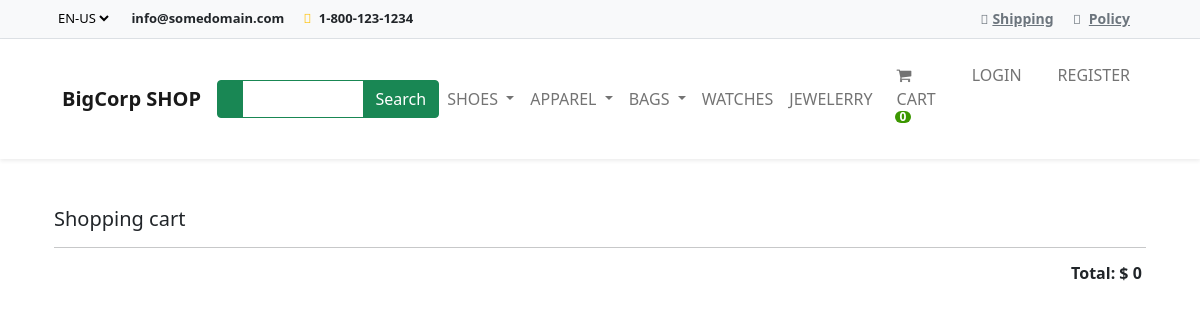
Page /cart/ on the committed database.
### shop/models.py (models this page shows, shortened)
class Category(models.Model):
    name = models.CharField(max_length=200, verbose_name='Категория')
    parent = models.ForeignKey(
        'self', on_delete=models.CASCADE, blank=True, related_name='children', null=True
    )
    slug = models.SlugField(max_length=200, unique=True, null=False, editable=True, verbose_name='Ссылка')
    created_at = models.DateTimeField(auto_now_add=True, verbose_name='Дата создания')
    class Meta:
        verbose_name = 'Категория'
        verbose_name_plural = 'Категории'
        unique_together = ('slug', 'parent')
    def get_absolute_url(self):
        return reverse('shop:category_list', args=(self.slug,))

### cart/views.py (the view)
# urls.py: path('', cart_view, name='cart_view'),
def cart_view(request):
    cart = Cart(request)
    context = {
        'cart': cart
    }
    return render(request, 'cart/cart_view.html', context=context)

### cart/cart.py (called while the page is built)
    def __len__(self):
        return sum(item['quantity'] for item in self.cart.values())

    def get_total_price(self):
        return sum(Decimal(item['price']) * item['quantity'] for item in self.cart.values())

### cart/context_processors.py (called while the page is built)
def cart(request):
    return {'cart': Cart(request)}

### shop/context_processors.py (called while the page is built)
def categories(request):
    categories = Category.objects.filter(parent=None)
    return {'categories': categories}

### cart/templates/cart/cart_view.html (shortened to what this page needs)
{% include "base.html" %} {% load static %} {% load mathfilters %} {% block content %}
<main class="pt-5">
    <div class="container">
        <h1 class="h5">Shopping cart</h1>
        <hr/>
        <div class="col-12 text-end">
            <div class="h6 fw-bold">
                Total: $ {{cart.get_total_price}}
            </div>
        </div>
    </div>
    <br/>
    <br/>
</main>
{% endblock %}

### shop/templates/base.html (shortened to what this page needs)
{% load static %}
<!DOCTYPE html>
<html>
  <head >
    <link
      rel="stylesheet"
      href="https://bootswatch.com/5/flatly/bootstrap.min.css"
    />
    <link
      rel="stylesheet"
      href="https://cdnjs.cloudflare.com/ajax/libs/font-awesome/4.7.0/css/font-awesome.min.css"
    />
    <link
      href="https://cdn.jsdelivr.net/npm/bootstrap@5.1.3/dist/css/bootstrap.min.css"
      rel="stylesheet"
    />
  </head>
  <body>
    <div class="superNav border-bottom py-2 bg-light">
      <div class="container">
        <div class="row">
          <div class="col-lg-6 col-md-6 col-sm-12 col-xs-12 centerOnMobile">
            <select class="me-3 border-0 bg-light">
              <option value="en-us">EN-US</option>
            </select>
            <span
              class="d-none d-lg-inline-block d-md-inline-block d-sm-inline-block d-xs-none me-3"
              ><strong>info@somedomain.com</strong></span
            >
            <span class="me-3"
              ><i class="fa-solid fa-phone me-1 text-warning"></i>
              <strong>1-800-123-1234</strong></span
            >
          </div>
          <div
            class="col-lg-6 col-md-6 col-sm-12 col-xs-12 d-none d-lg-block d-md-block-d-sm-block d-xs-none text-end"
          >
            <span class="me-3"
              ><i class="fa-solid fa-truck text-muted me-1"></i
              ><a class="text-muted" href="#">Shipping</a></span
            >
            <span class="me-3"
              ><i class="fa-solid fa-file text-muted me-2"></i
              ><a class="text-muted" href="#">Policy</a></span
            >
          </div>
        </div>
      </div>
    </div>
    <nav
      class="navbar navbar-expand-lg bg-white sticky-top navbar-light p-3 shadow-sm "
    >
      <div class="container">
        <a class="navbar-brand" href="{% url 'shop:products' %}"
          >
          <strong>BigCorp SHOP</strong></a
        >
        <div class="collapse navbar-collapse" id="navbarNavDropdown">
          <div class="ms-auto d-none d-lg-block">
            <div class="input-group">
              <span
                class="border-success input-group-text bg-success text-white"
                ></span>
              <input
                type="text"
                class="form-control border-success"
                style="color: #7a7a7a"
              />
              <button class="btn btn-success text-white">Search</button>
            </div>
          </div>
          <ul class="navbar-nav ms-auto">
            {% for i in categories %}
            {% if not i.children.all %}
              <li class="nav-item">
                <a class="nav-link" href="{{i.get_absolute_url}}">{{i.name|upper }}</a>
              </li>
            {% else %}
              <li class="nav-item dropdown">
                <a
                  class="nav-link dropdown-toggle"
                  href="{{i.get_absolute_url}}"
                  id="navbarDropdownMenuLink"
                  data-toggle="dropdown"
                  aria-haspopup="true"
                  aria-expanded="false"
                >
                {{i.name|upper}}
              </a>
            </li>
            {% endif %} {% endfor %}
          </ul>
          <ul class="navbar-nav ms-auto">
            <li class="nav-item">
              <a class="nav-link mx-2 text-uppercase" href="{% url 'cart:cart_view' %}"
                > <i class="fa fa-shopping-cart" aria-hidden="true"> </i> Cart
                <span id="lblCartCount" class="badge badge-warning ">
                  {% with cart_quantity=cart|length %}
                    {% if cart_quantity > 0 %}
                      {{ cart_quantity }}
                    {% else %}
                      0
                    {% endif %}
                  {% endwith %}
                </span>
              </a
              >
            </li>
            {% if user.is_authenticated %}
            <li class="nav-item">
              <a class="nav-link mx-2 text-uppercase" href="{% url 'account:profile_management' %}"
                ><i class="fa-solid fa-circle-user me-1"></i> Account</a>
            </li>
            <li class="nav-item">
              <a class="nav-link mx-2 text-uppercase" href="{% url 'account:logout' %}"
                ><i class="fa-solid fa-circle-user me-1"></i> Logout</a>
            </li>
            {% else %}
            <li class="nav-item">
              <a class="nav-link mx-2 text-uppercase" href="{% url 'account:login' %}"
                > Login</a>
            </li>
            <li class="nav-item">
              <a class="nav-link mx-2 text-uppercase" href="{% url 'account:register' %}"
                > Register</a>
            </li>
            {% endif %}
          </ul>
        </div>
      </div>
    </nav>
  </body>
</html>

### shop/templates/base.html (style rules this page uses)
.badge { padding-left: 9px; padding-right: 9px; -webkit-border-radius: 9px; -moz-border-radius: 9px; border-radius: 9px; }
#lblCartCount { font-size: 12px; background: #3c9700; color: #fff; padding: 0 5px; vertical-align: top; margin-left: -2px; }
a { font-size: 14px; font-weight: 700; }
.superNav { font-size: 13px; }
.form-control { outline: none !important; box-shadow: none !important; }

### rows in the picture
Category: name "SHOES"
Category: name "APPAREL"
Category: name "BAGS"
Category: name "WATCHES"
Category: name "JEWELERRY"

### other values in the picture
{{ cart.get_total_price }} "0"
